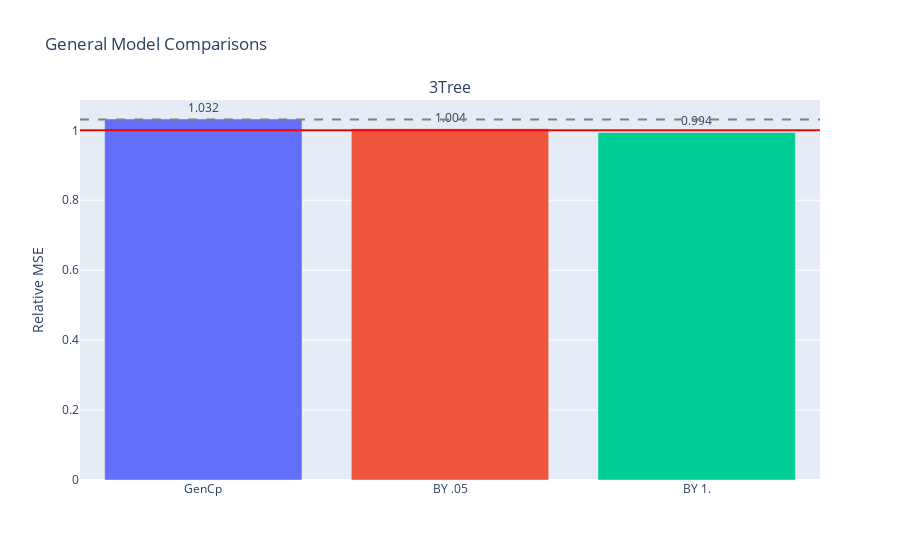

Notebook code cell kept with this figure:
### Code cell
fig = gen_model_barplots(
    model_errs, 
    model_names, 
    est_names, 
    title, 
    has_elev_err=True
)
fig.show()

### Figure 1 — Plotly figure (JSON) as saved in the notebook; plotly's stock layout.template omitted (floating-point values rounded to 4 significant figures)
{"data": [{"marker": {"color": ["#636EFA", "#EF553B", "#00CC96", "#AB63FA", "#FFA15A", "#19D3F3", "#FF6692", "#B6E880", "#FF97FF", "#FECB52"]}, "text": [1.032, 1.004, 0.994], "textposition": "outside", "type": "bar", "x": ["GenCp", "BY .05", "BY 1."], "xaxis": "x", "y": [1.032, 1.004, 0.9939], "yaxis": "y"}], "layout": {"annotations": [{"font": {"size": 16}, "showarrow": false, "text": "3Tree", "x": 0.5, "xanchor": "center", "xref": "paper", "y": 1, "yanchor": "bottom", "yref": "paper"}], "shapes": [{"line": {"color": "red"}, "type": "line", "x0": 0, "x1": 1, "xref": "x domain", "y0": 1, "y1": 1, "yref": "y"}, {"line": {"color": "grey", "dash": "dash"}, "type": "line", "x0": 0, "x1": 1, "xref": "x domain", "y0": 1.031, "y1": 1.031, "yref": "y"}], "title": {"text": "General Model Comparisons"}, "xaxis": {"anchor": "y", "domain": [0, 1]}, "yaxis": {"anchor": "x", "domain": [0, 1], "title": {"text": "Relative MSE"}}}}
